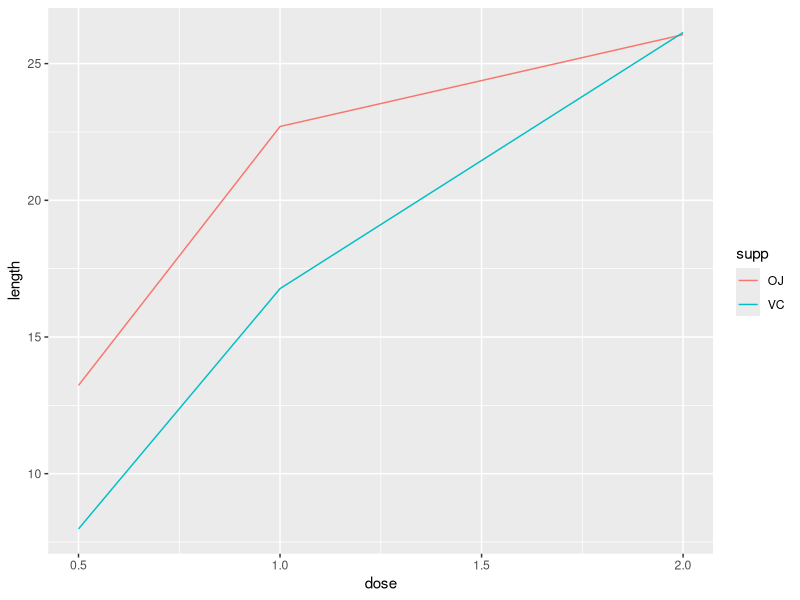
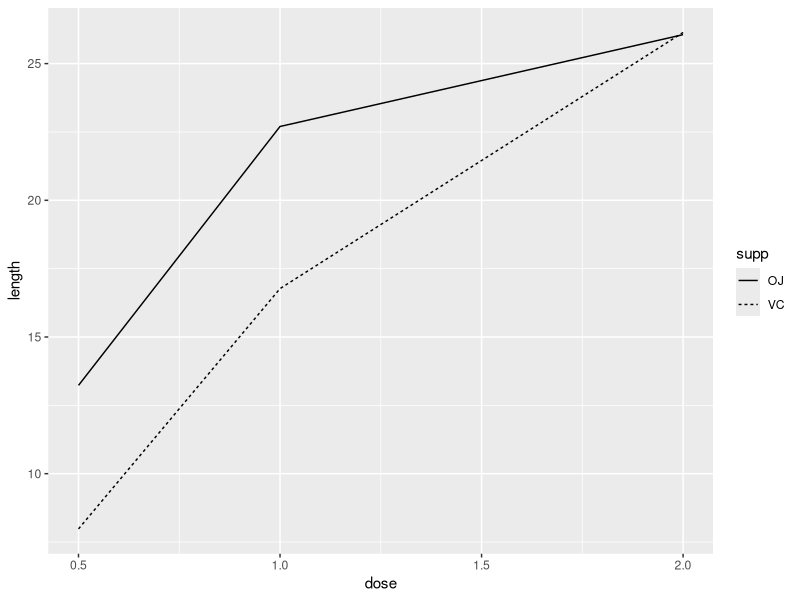
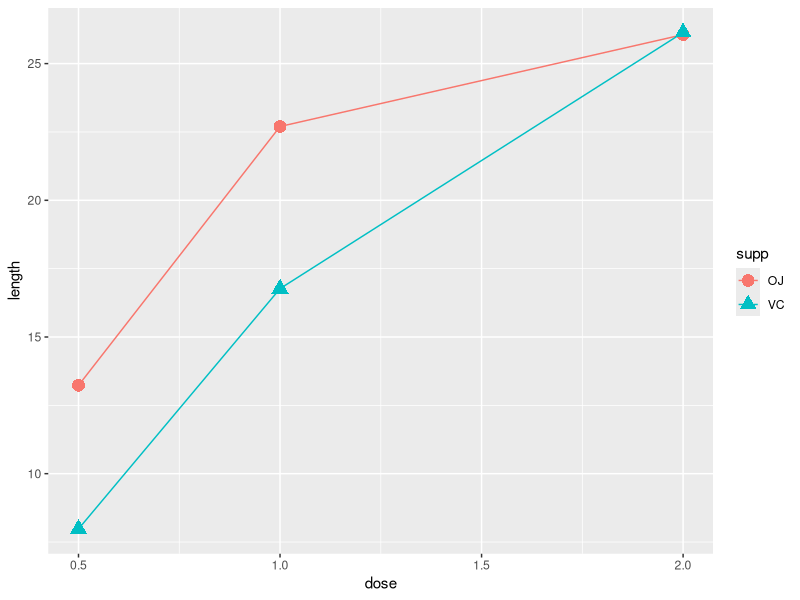
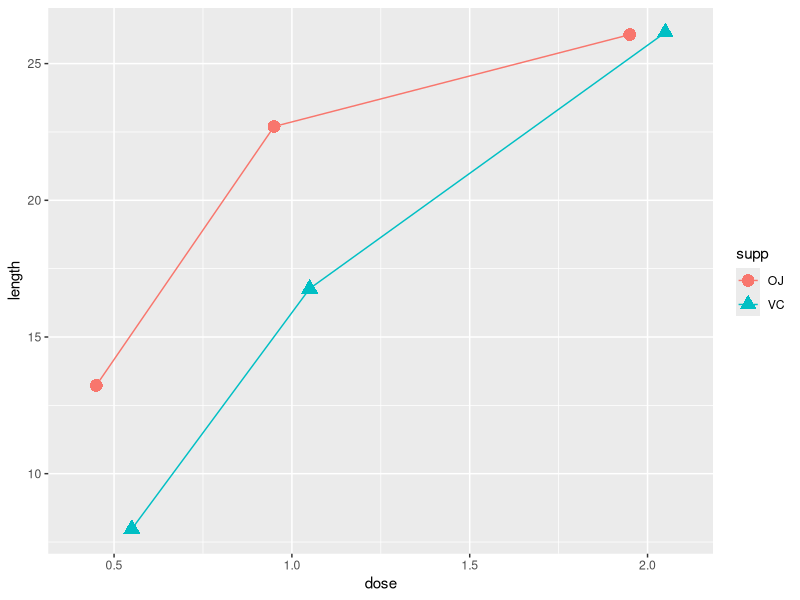
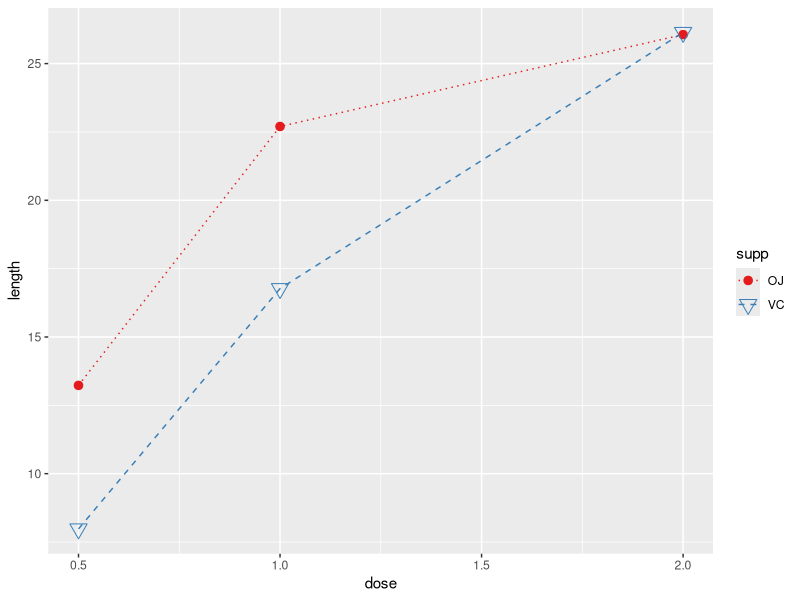

Write R code to recreate these figures, in order.
library(ggplot2)

library(plyr)
# Summarize(compress groups of observations to one entity per group)
# using the group mean
# group is based on 2 vars: supp and dose
tg <- ddply(ToothGrowth, c("supp", "dose"), summarize, length=mean(len))

# we want to plot two lines base on supp (supp = OJ or VC)
# supp determines color
ggplot(tg, aes(x=dose, y=length, color=supp)) + geom_line()
# supp determines linetype
ggplot(tg, aes(x=dose, y=length, linetype=supp)) + geom_line()
# supp determines both shape and color
ggplot(tg, aes(x=dose, y=length, shape=supp, color=supp)) + 
  geom_line() + geom_point(size=4)
# dodge lines and point (they should be set together)
# all points will be misaligned.
ggplot(tg, aes(x=dose, y=length, shape=supp, color=supp)) + 
  geom_line(position=position_dodge(0.2)) + 
  geom_point(position=position_dodge(0.2), size=4)

# set the shape(color), determined by discrete variable(supp), 
# explicityly or manually
ggplot(tg, aes(x=dose, y=length, shape=supp, color=supp, linetype=supp)) + 
  geom_line() + geom_point(size=4) + 
  scale_color_brewer(palette='Set1') +
  scale_shape_manual(values=c(20, 6)) + 
  scale_linetype_manual(values=c('dotted', 'dashed'))
